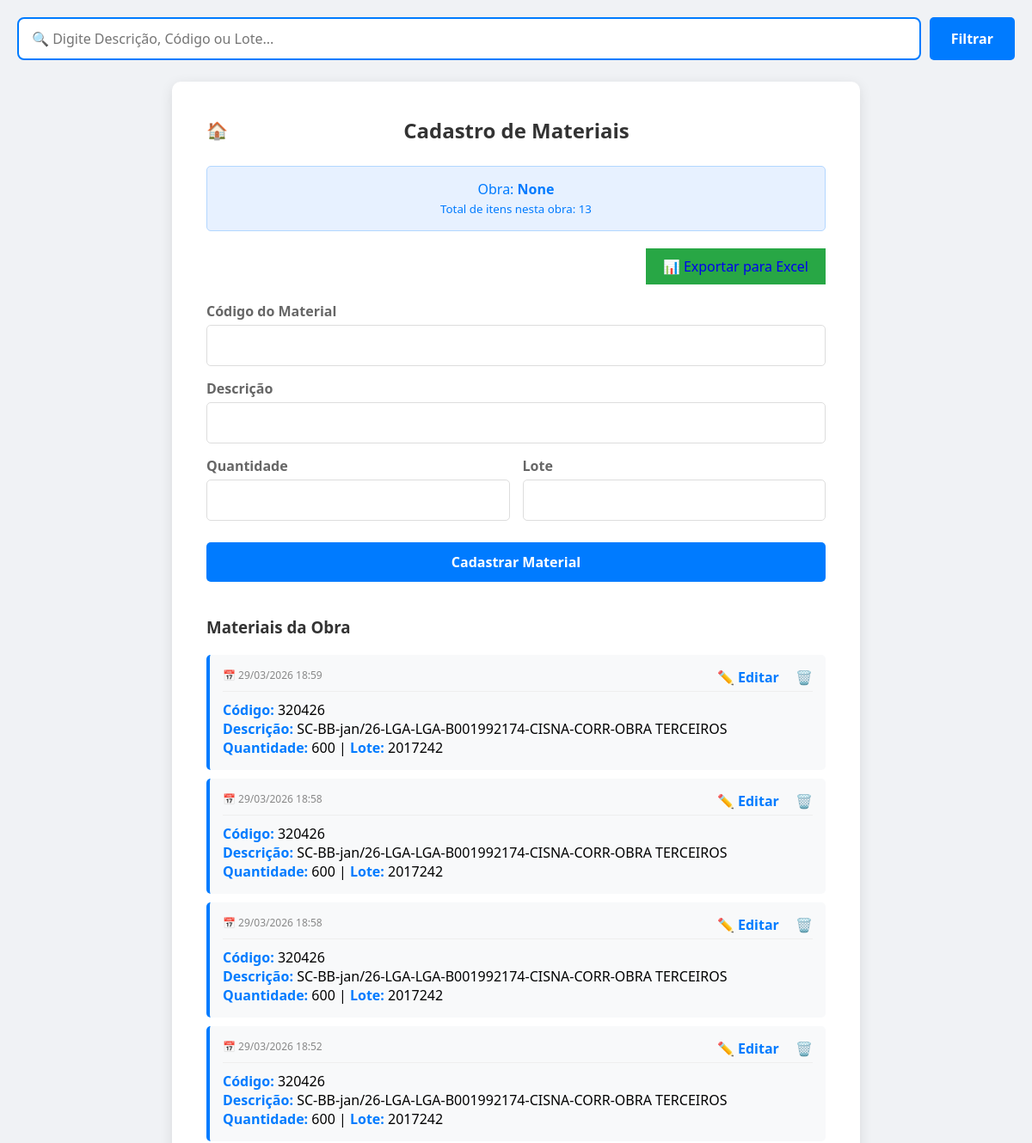
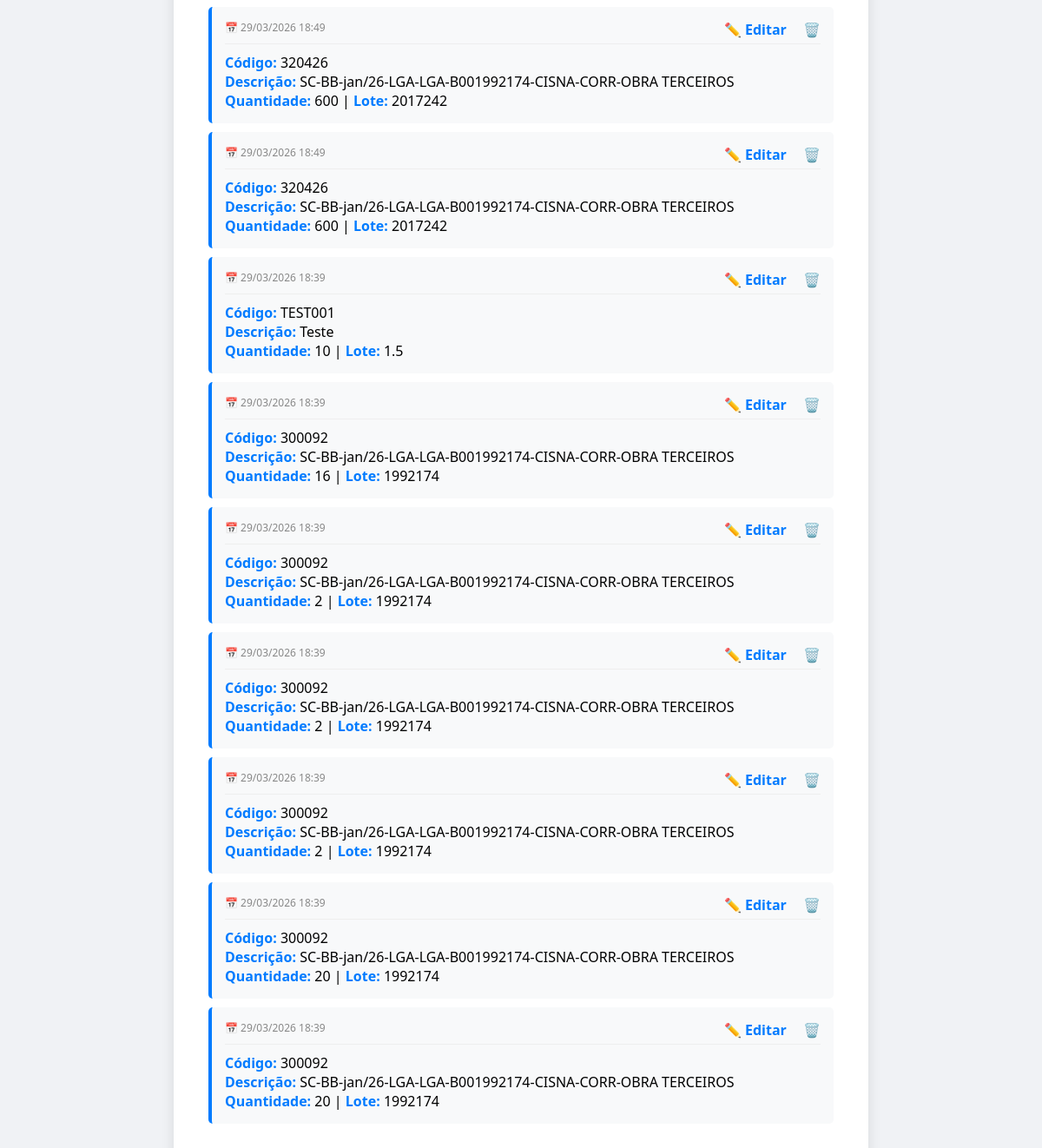
The app's page /materiais-cadastrados/ with its own data (2 pictures, top to bottom).
### cadastro/models.py (models this page shows, shortened)
class Material(models.Model):
    Obra = models.CharField(max_length=100, null=True, blank=True)
    Codigo = models.CharField(max_length=100)
    Descricao = models.TextField()
    Quantidade = models.IntegerField()
    Lote = models.CharField(max_length=100)
    Preco_Unitario = models.DecimalField(max_digits=10, decimal_places=2, default=0.00)
    data_criacao = models.DateTimeField(auto_now_add=True)

### cadastro/views.py (the view, shortened to what this page needs)
# urls.py: path('materiais-cadastrados/', views.materiais_cadastrados, name='materiais cadastrados'),
def materiais_cadastrados(request):
    numero_obra = request.GET.get('numero_obra') or request.POST.get('numero_obra')
    editar_id = request.GET.get('editar_id')
    material_editar = None
    if editar_id:
        material_editar = get_object_or_404(Material, id=editar_id)
    termo_busca = request.GET.get('busca', '').strip()
    query = Q(Obra=numero_obra)
    if termo_busca:
        query &= (
            Q(Descricao__icontains=termo_busca) |
            Q(Codigo__icontains=termo_busca) |
            Q(Lote__icontains=termo_busca)
        )
    materiais_da_obra = Material.objects.filter(query).order_by('-data_criacao')
    contexto = {
        'materiais': materiais_da_obra,
        'numero_obra': numero_obra,
        'material_editar': material_editar,
    }
    return render(request, 'materiais/materiais_cadastrados.html', contexto)

### cadastro/templates/materiais/materiais_cadastrados.html (shortened to what this page needs)
{% load static %}
<!DOCTYPE html>
<html lang="pt-BR">
<head>
    <link rel="stylesheet" href="{% static 'css/materiais.css' %}">
</head>
<div style="margin-bottom: 25px;">
    <form method="GET" action="{% url 'materiais cadastrados' %}" id="search-form">
        <div style="position: relative; display: flex; gap: 10px;">
            <input type="text"
                   name="busca"
                   id="search-input"
                   placeholder="🔍 Digite Descrição, Código ou Lote..."
                   value="{{ request.GET.busca }}"
                   style="width: 100%; padding: 12px 15px; border: 2px solid #007bff; border-radius: 8px; font-size: 16px; outline: none;">
            <button type="submit" class="btn-submit" style="width: auto; padding: 0 25px; margin-top: 0;">
                Filtrar
            </button>
        </div>
    </form>
</div>
<body>
    <div class="container">
        <div style="display: flex; justify-content: space-between; align-items: center; margin-bottom: 25px;">
            <a href="{% url 'home' %}" style="text-decoration: none; color: #666; font-size: 20px;">🏠</a>
            <h2 style="margin-bottom: 0;">Cadastro de Materiais</h2>
        </div>
        <div style="background-color: #e7f1ff; color: #007bff; padding: 15px; border-radius: 5px; text-align: center; margin-bottom: 20px; border: 1px solid #b3d7ff;">
            <p>Obra: <strong>{{ numero_obra }}</strong></p>
            <small>Total de itens nesta obra: {{ materiais.count }}</small>
        </div>
        <div style="margin-bottom: 20px; text-align: right;">
                <a href="{% url 'exportar_excel' numero_obra %}"
                class="btn-submit"
                style="background-color: #28a745; text-decoration: none; padding: 10px 20px; display: inline-block; width: auto;">
                📊 Exportar para Excel
                </a>
        </div>
        <div class="form-section">
            <form action="{% url 'materiais cadastrados' %}" method="POST">
                <div class="input-group">
                    <label for="codigo">Código do Material</label>
                    <input type="text" id="codigo" name="codigo" value="{{ material_editar.Codigo|default:'' }}" required>
                </div>
                <div class="input-group">
                    <label for="descricao">Descrição</label>
                    <input type="text" id="descricao" name="descricao" value="{{ material_editar.Descricao|default:'' }}" required>
                </div>
                <div style="display: flex; gap: 15px;">
                    <div class="input-group" style="flex: 1;">
                        <label for="quantidade">Quantidade</label>
                        <input type="number" id="quantidade" name="quantidade" value="{{ material_editar.Quantidade|default:'' }}" required>
                    </div>
                    <div class="input-group" style="flex: 1;">
                        <label for="lote">Lote</label>
                        <input type="number" step="0.01" id="lote" name="lote" value="{{ material_editar.Lote|default:''|stringformat:'.2f' }}" required>
                    </div>
                </div>
                <button type="submit" style="background-color: {% if material_editar %}#ffc107{% else %}#007bff{% endif %}; color: {% if material_editar %}#000{% else %}#fff{% endif %};">
                    {% if material_editar %}Confirmar Edição{% else %}Cadastrar Material{% endif %}
                </button>
            </form>
        </div>
        <div class="materials-list">
            <h3>Materiais da Obra</h3>
            {% for material in materiais %}
                <div class="material-item">
                    <div style="display: flex; justify-content: space-between; margin-bottom: 10px; border-bottom: 1px solid #eee; padding-bottom: 5px;">
                        <span style="color: #888; font-size: 12px;">📅 {{ material.data_criacao|date:"d/m/Y H:i" }}</span>
                        <div>
                            <a href="?numero_obra={{ numero_obra }}&editar_id={{ material.id }}"
                               style="color: #007bff; text-decoration: none; font-weight: bold; margin-right: 15px;">
                               ✏️ Editar
                            </a>
                            <a href="javascript:void(0)"
                            onclick="confirmarExclusao('{{ material.id }}', '{{ material.Descricao }}')"
                            style="color: #dc3545; text-decoration: none; font-weight: bold;">
                            🗑️
                            </a>
                        </div>
                    </div>
                    <p><strong>Código:</strong> {{ material.Codigo }}</p>
                    <p><strong>Descrição:</strong> {{ material.Descricao }}</p>
                    <p><strong>Quantidade:</strong> {{ material.Quantidade }} | <strong>Lote:</strong> {{ material.Lote }}</p>
                </div>
            {% empty %}
                <p style="text-align: center; color: #999;">Nenhum material cadastrado para esta obra.</p>
            {% endfor %}
        </div>
    </div>
</body>
</html>

### cadastro/static/css/materiais.css (style rules this page uses)
* { margin: 0; padding: 0; box-sizing: border-box; font-family: 'Segoe UI', Tahoma, Geneva, Verdana, sans-serif; }
body { background-color: #f0f2f5; padding: 20px; }
.container { max-width: 800px; margin: 0 auto; background-color: #fff; padding: 40px; border-radius: 10px; box-shadow: 0 4px 15px rgba(0, 0, 0, 0.1); }
h2 { text-align: center; color: #333; margin-bottom: 25px; }
.form-section { margin-bottom: 40px; }
.input-group { margin-bottom: 15px; }
.input-group label { display: block; margin-bottom: 5px; color: #666; font-weight: 600; }
.input-group input { width: 100%; padding: 12px; border: 1px solid #ddd; border-radius: 5px; font-size: 16px; }
button { width: 100%; padding: 12px; border: none; border-radius: 5px; background-color: #007bff; color: white; font-size: 16px; font-weight: bold; cursor: pointer; transition: background-color 0.3s; margin-top: 10px; }
.materials-list { margin-top: 40px; }
.materials-list h3 { color: #333; margin-bottom: 20px; }
.material-item { background-color: #f8f9fa; padding: 15px; border-radius: 5px; margin-bottom: 10px; border-left: 4px solid #007bff; }
.material-item strong { color: #007bff; }

### records on screen
Material: data_criacao "29/03/2026 18:59", Codigo "320426", Descricao "SC-BB-jan/26-LGA-LGA-B001992174-CISNA-CORR-OBRA TERCEIROS", Quantidade "600", Lote "2017242"
Material: data_criacao "29/03/2026 18:58", Codigo "320426", Descricao "SC-BB-jan/26-LGA-LGA-B001992174-CISNA-CORR-OBRA TERCEIROS", Quantidade "600", Lote "2017242"
Material: data_criacao "29/03/2026 18:58", Codigo "320426", Descricao "SC-BB-jan/26-LGA-LGA-B001992174-CISNA-CORR-OBRA TERCEIROS", Quantidade "600", Lote "2017242"
Material: data_criacao "29/03/2026 18:52", Codigo "320426", Descricao "SC-BB-jan/26-LGA-LGA-B001992174-CISNA-CORR-OBRA TERCEIROS", Quantidade "600", Lote "2017242"
Material: data_criacao "29/03/2026 18:49", Codigo "320426", Descricao "SC-BB-jan/26-LGA-LGA-B001992174-CISNA-CORR-OBRA TERCEIROS", Quantidade "600", Lote "2017242"
Material: data_criacao "29/03/2026 18:49", Codigo "320426", Descricao "SC-BB-jan/26-LGA-LGA-B001992174-CISNA-CORR-OBRA TERCEIROS", Quantidade "600", Lote "2017242"
Material: data_criacao "29/03/2026 18:39", Codigo "TEST001", Descricao "Teste", Quantidade "10", Lote "1.5"
Material: data_criacao "29/03/2026 18:39", Codigo "300092", Descricao "SC-BB-jan/26-LGA-LGA-B001992174-CISNA-CORR-OBRA TERCEIROS", Quantidade "16", Lote "1992174"
Material: data_criacao "29/03/2026 18:39", Codigo "300092", Descricao "SC-BB-jan/26-LGA-LGA-B001992174-CISNA-CORR-OBRA TERCEIROS", Quantidade "2", Lote "1992174"
Material: data_criacao "29/03/2026 18:39", Codigo "300092", Descricao "SC-BB-jan/26-LGA-LGA-B001992174-CISNA-CORR-OBRA TERCEIROS", Quantidade "2", Lote "1992174"
Material: data_criacao "29/03/2026 18:39", Codigo "300092", Descricao "SC-BB-jan/26-LGA-LGA-B001992174-CISNA-CORR-OBRA TERCEIROS", Quantidade "2", Lote "1992174"
Material: data_criacao "29/03/2026 18:39", Codigo "300092", Descricao "SC-BB-jan/26-LGA-LGA-B001992174-CISNA-CORR-OBRA TERCEIROS", Quantidade "20", Lote "1992174"
Material: data_criacao "29/03/2026 18:39", Codigo "300092", Descricao "SC-BB-jan/26-LGA-LGA-B001992174-CISNA-CORR-OBRA TERCEIROS", Quantidade "20", Lote "1992174"

### other values on screen
{{ numero_obra }} "None"
{{ materiais.count }} "13"
